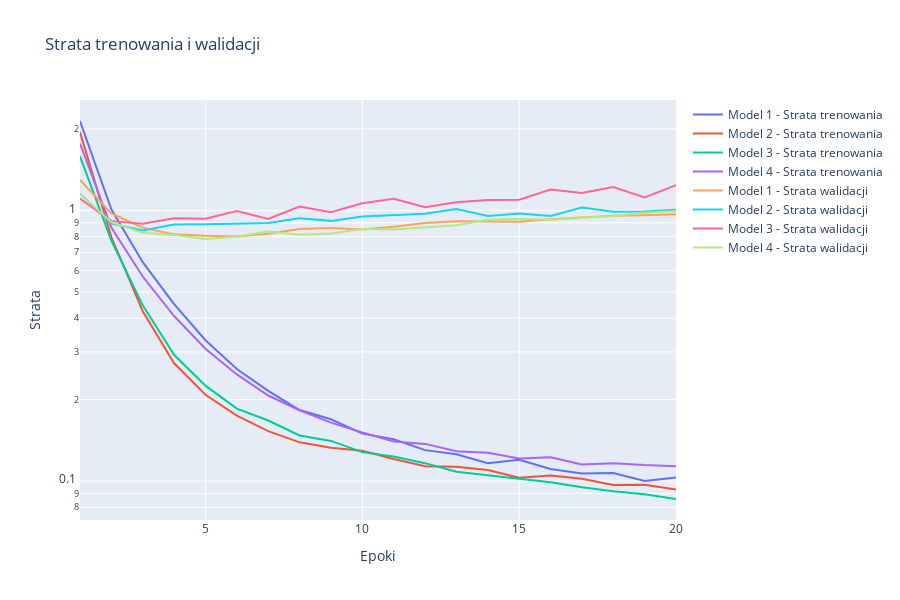

The notebook cell saved with this chart:
### Code cell
import plotly.graph_objects as go

losses = []
losses.append(history1.history['loss'])
losses.append(history2.history['loss'])
losses.append(history3.history['loss'])
losses.append(history4.history['loss'])
val_losses = []
val_losses.append(history1.history['val_loss'])
val_losses.append(history2.history['val_loss'])
val_losses.append(history3.history['val_loss'])
val_losses.append(history4.history['val_loss'])

epochs = range(1, 21)

fig_loss = go.Figure()

for i, aLoss in enumerate(losses):
    fig_loss.add_trace(go.Scatter(
        x=list(epochs),
        y=aLoss,
        mode='lines',
        name=f'Model {i+1} - Strata trenowania'
    ))

for i, aVal_loss in enumerate(val_losses):
    fig_loss.add_trace(go.Scatter(
        x=list(epochs),
        y=aVal_loss,
        mode='lines',
        name=f'Model {i+1} - Strata walidacji'
    ))

fig_loss.update_layout(
    title='Strata trenowania i walidacji',
    xaxis_title='Epoki',
    yaxis_title='Strata',
    yaxis_type='log',
    height=600
)

fig_loss.show()

### Figure 1 — Plotly figure (JSON) as saved in the notebook; plotly's stock layout.template omitted (floating-point values rounded to 4 significant figures)
{"data": [{"mode": "lines", "name": "Model 1 - Strata trenowania", "type": "scatter", "x": [1, 2, 3, 4, 5, 6, 7, 8, 9, 10, 11, 12, 13, 14, 15, 16, 17, 18, 19, 20], "y": [2.139, 1.009, 0.6437, 0.4505, 0.3314, 0.2594, 0.2155, 0.183, 0.1692, 0.1497, 0.1427, 0.1301, 0.1257, 0.1163, 0.1198, 0.1109, 0.1067, 0.1071, 0.1, 0.1032]}, {"mode": "lines", "name": "Model 2 - Strata trenowania", "type": "scatter", "x": [1, 2, 3, 4, 5, 6, 7, 8, 9, 10, 11, 12, 13, 14, 15, 16, 17, 18, 19, 20], "y": [1.946, 0.7974, 0.4244, 0.2725, 0.2084, 0.1745, 0.153, 0.1391, 0.1329, 0.1294, 0.1207, 0.1134, 0.113, 0.1099, 0.1028, 0.1048, 0.102, 0.09672, 0.09696, 0.09303]}, {"mode": "lines", "name": "Model 3 - Strata trenowania", "type": "scatter", "x": [1, 2, 3, 4, 5, 6, 7, 8, 9, 10, 11, 12, 13, 14, 15, 16, 17, 18, 19, 20], "y": [1.584, 0.7741, 0.4458, 0.2928, 0.2252, 0.1852, 0.1674, 0.1473, 0.1407, 0.1279, 0.1232, 0.1165, 0.1082, 0.1052, 0.1022, 0.09893, 0.09483, 0.09163, 0.0894, 0.08587]}, {"mode": "lines", "name": "Model 4 - Strata trenowania", "type": "scatter", "x": [1, 2, 3, 4, 5, 6, 7, 8, 9, 10, 11, 12, 13, 14, 15, 16, 17, 18, 19, 20], "y": [1.767, 0.8648, 0.5699, 0.4071, 0.3084, 0.2478, 0.2071, 0.1827, 0.1644, 0.1512, 0.1401, 0.1372, 0.129, 0.1271, 0.1213, 0.1224, 0.1152, 0.1164, 0.1145, 0.1134]}, {"mode": "lines", "name": "Model 1 - Strata walidacji", "type": "scatter", "x": [1, 2, 3, 4, 5, 6, 7, 8, 9, 10, 11, 12, 13, 14, 15, 16, 17, 18, 19, 20], "y": [1.295, 0.974, 0.8631, 0.8156, 0.8054, 0.8012, 0.8197, 0.8541, 0.8601, 0.851, 0.8703, 0.8993, 0.9117, 0.911, 0.9079, 0.9271, 0.9392, 0.9556, 0.959, 0.968]}, {"mode": "lines", "name": "Model 2 - Strata walidacji", "type": "scatter", "x": [1, 2, 3, 4, 5, 6, 7, 8, 9, 10, 11, 12, 13, 14, 15, 16, 17, 18, 19, 20], "y": [1.155, 0.8939, 0.8439, 0.8865, 0.8882, 0.8938, 0.8992, 0.9352, 0.9148, 0.9501, 0.9582, 0.9717, 1.011, 0.954, 0.9749, 0.9543, 1.025, 0.988, 0.9904, 1.006]}, {"mode": "lines", "name": "Model 3 - Strata walidacji", "type": "scatter", "x": [1, 2, 3, 4, 5, 6, 7, 8, 9, 10, 11, 12, 13, 14, 15, 16, 17, 18, 19, 20], "y": [1.106, 0.9127, 0.8933, 0.9361, 0.9308, 0.9938, 0.9295, 1.033, 0.9843, 1.063, 1.104, 1.028, 1.072, 1.092, 1.094, 1.194, 1.159, 1.22, 1.116, 1.239]}, {"mode": "lines", "name": "Model 4 - Strata walidacji", "type": "scatter", "x": [1, 2, 3, 4, 5, 6, 7, 8, 9, 10, 11, 12, 13, 14, 15, 16, 17, 18, 19, 20], "y": [1.153, 0.9045, 0.8263, 0.812, 0.7838, 0.8012, 0.835, 0.813, 0.8218, 0.8539, 0.85, 0.8662, 0.8822, 0.9244, 0.9299, 0.9231, 0.94, 0.9531, 0.9795, 0.9958]}], "layout": {"height": 600, "title": {"text": "Strata trenowania i walidacji"}, "xaxis": {"title": {"text": "Epoki"}}, "yaxis": {"title": {"text": "Strata"}, "type": "log"}}}
